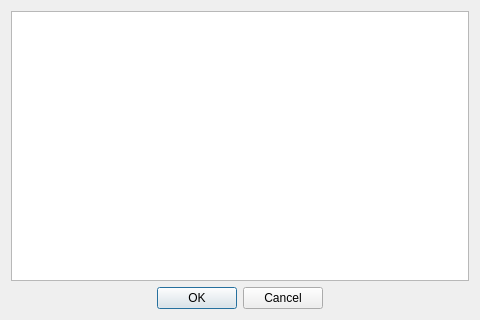
<?xml version="1.0" encoding="UTF-8"?>
<ui version="4.0">
 <class>GameDownload</class>
 <widget class="QDialog" name="GameDownload">
  <property name="windowModality">
   <enum>Qt::ApplicationModal</enum>
  </property>
  <property name="geometry">
   <rect>
    <x>0</x>
    <y>0</y>
    <width>480</width>
    <height>320</height>
   </rect>
  </property>
  <property name="contextMenuPolicy">
   <enum>Qt::NoContextMenu</enum>
  </property>
  <property name="windowTitle">
   <string>Form</string>
  </property>
  <property name="modal">
   <bool>true</bool>
  </property>
  <layout class="QVBoxLayout" name="verticalLayout">
   <item>
    <widget class="QListWidget" name="listWidget">
     <property name="editTriggers">
      <set>QAbstractItemView::NoEditTriggers</set>
     </property>
    </widget>
   </item>
   <item>
    <widget class="QDialogButtonBox" name="buttonBox">
     <property name="standardButtons">
      <set>QDialogButtonBox::Cancel|QDialogButtonBox::Ok</set>
     </property>
     <property name="centerButtons">
      <bool>true</bool>
     </property>
    </widget>
   </item>
  </layout>
 </widget>
 <resources/>
 <connections/>
</ui>
